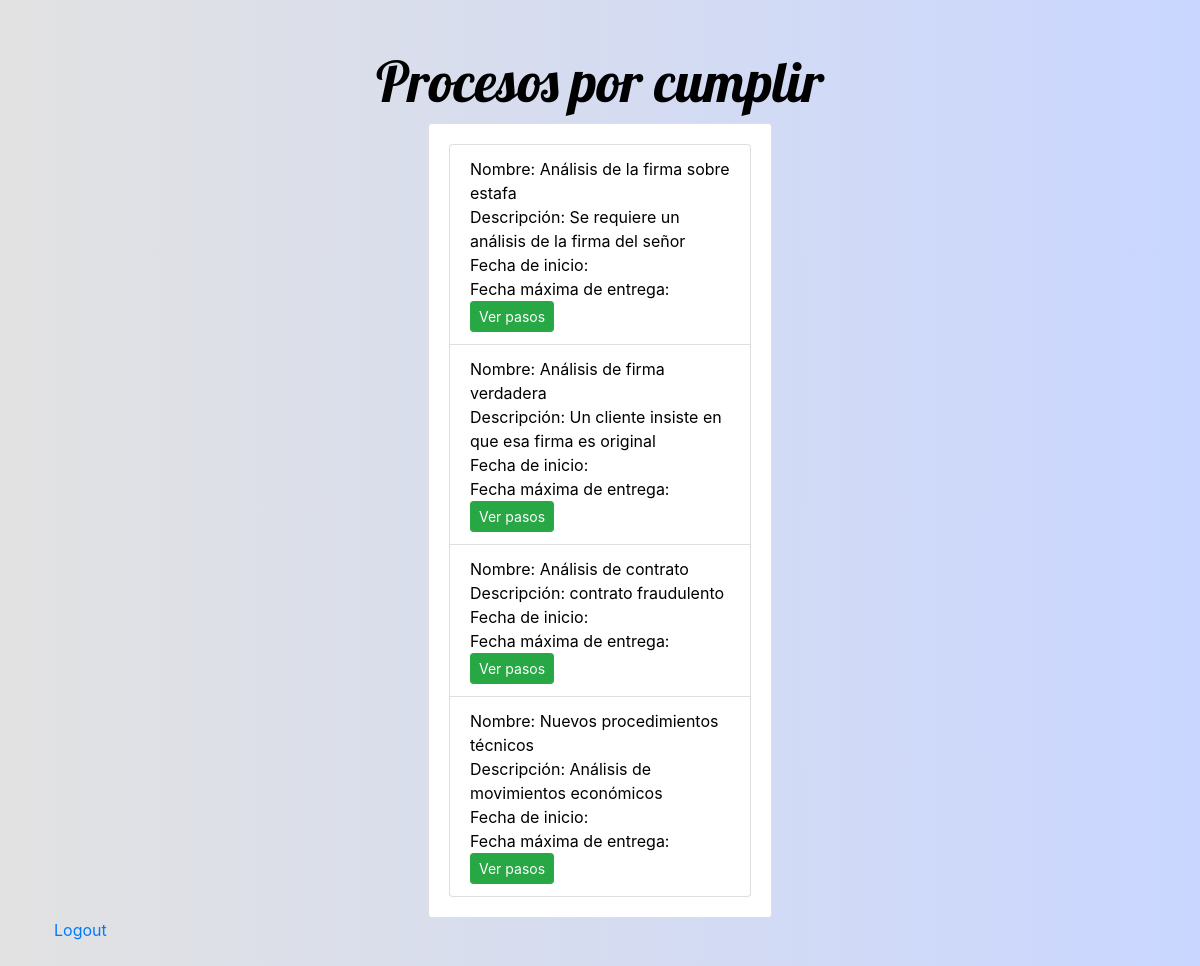
Screenshot of /task (signed in) with the database file from the repository.
### app.py (models this page shows, shortened)
class Proceso(db.Model):
	__tablename__='Proceso'
	id=db.Column(db.Integer, primary_key=True)
	nombre=db.Column(db.String(50),nullable=False)
	descripcion=db.Column(db.String(200), nullable=False)
	fecha_entrega=db.Column(db.Date, nullable=False)
	id_categoria = db.Column(db.Integer, db.ForeignKey('Categoria.id'))
	categoria = relationship("Categoria",backref="Procesos")
	user_id = db.Column(db.Integer, db.ForeignKey('User.id'))
	user = relationship("User",backref="Procesos")

### app.py (the view)
@app.route("/task")
@login_required
def task():
	tasks=Proceso.query.filter_by(user_id=current_user.id)
	return render_template('procesos.html', list=tasks)

### app.py (called while the page is built)
@login_manager.user_loader
def load_user(user_id):
	return User.query.get(int(user_id))

### templates/procesos.html (shortened to what this page needs)
<!DOCTYPE html>
<html>
<head>
	<link rel="stylesheet" href="https://stackpath.bootstrapcdn.com/bootstrap/4.3.1/css/bootstrap.min.css">
	<link rel="stylesheet" type="text/css" href="{{url_for('static',filename='main.css')}}">
</head>
<body class="container p-4">
	<h1 class="display-4 text-center title mt-4">Procesos por cumplir</h1>
	<div class="row">
		<div class="col-md-4 offset-md-4 my-auto">
			<div class="card">
				<div class="card-body">
					<ul class="list-group">
						{% for task in list %}
							<li class="list-group-item">
								<span class="{% if task.estado %} done {% endif %}">Nombre: {{task.nombre}}</span>
								<br>
								<span class="{% if task.estado %} done {% endif %}">Descripción: {{task.descripcion}}</span>
								<br>
								<span class="{% if task.estado %} done {% endif %}">Fecha de inicio: {{task.fecha_inicio}}</span>
								<br>
								<span class="{% if task.estado %} done {% endif %}">Fecha máxima de entrega: {{task.fecha_plazo_final}}</span>
								<br>
								<a href="task/pasos/{{task.id}}" class="btn btn-success btn-sm">Ver pasos</a>
							</li>
						{% endfor %}
					</ul>
				</div>
			</div>
		</div>
	</div>
	<a href="/logout">Logout</a>
</body>
</html>

### static/main.css (style rules this page uses)
body { background: #C9D6FF; background: -webkit-linear-gradient(to right, #E2E2E2, #C9D6FF); background: linear-gradient(to right, #E2E2E2, #C9D6FF); color: #000 }
.title { font-family: 'Lobster', cursive; }
.row { flex-wrap: nowrap; }

### rows the page displays
Proceso: nombre "Análisis de la firma sobre estafa", descripcion "Se requiere un análisis de la firma del señor"
Proceso: nombre "Análisis de firma verdadera", descripcion "Un cliente insiste en que esa firma es original"
Proceso: nombre "Análisis de contrato", descripcion "contrato fraudulento"
Proceso: nombre "Nuevos procedimientos técnicos", descripcion "Análisis de movimientos económicos"
